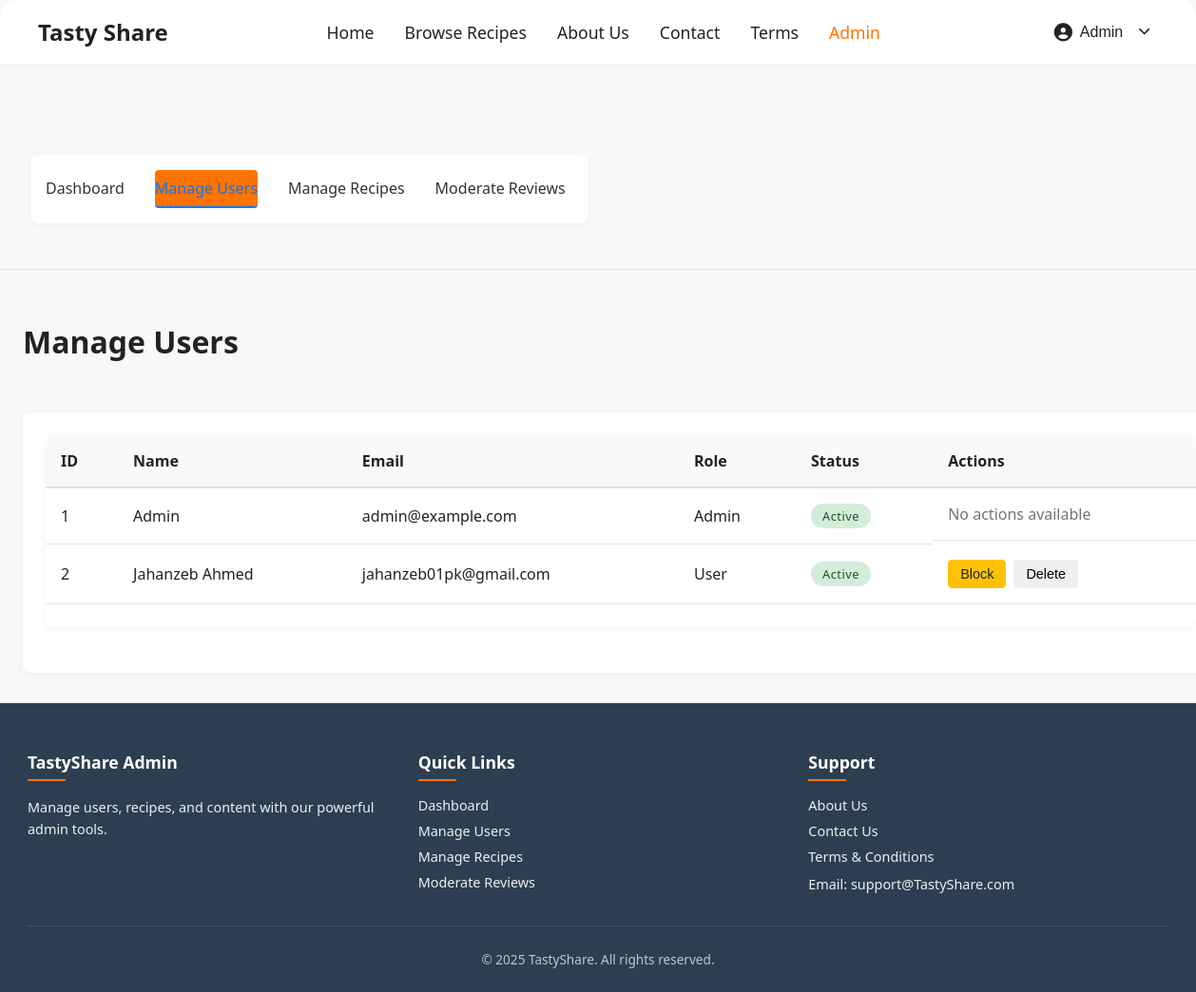
/admin/users (signed in), run on an earlier commit of the app's database.
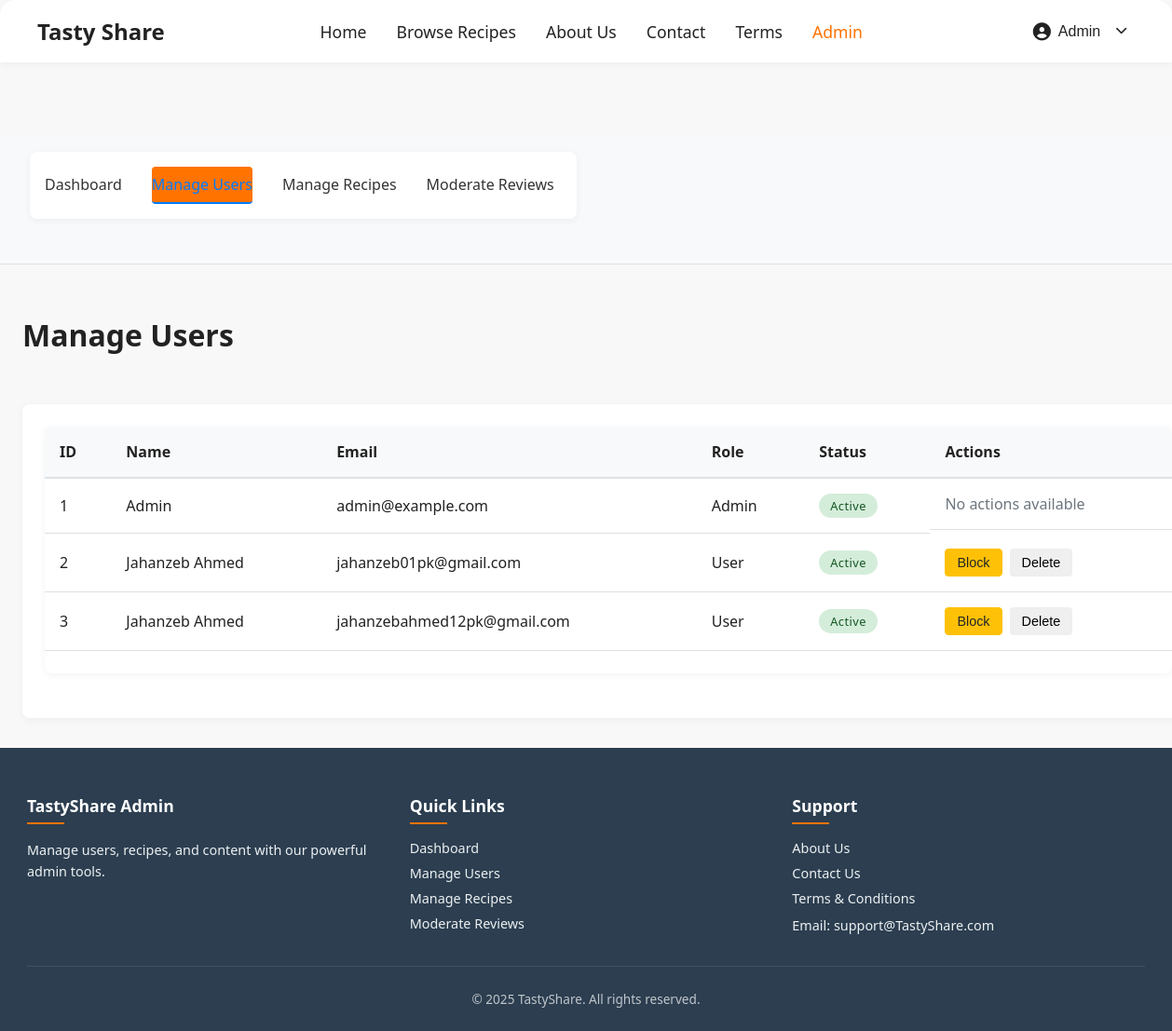
And on a later commit of the database.
### models.py (models this page shows)
class User(db.Model):
    id = db.Column(db.Integer, primary_key=True)
    email = db.Column(db.String(120), unique=True, nullable=False)
    password = db.Column(db.String(200), nullable=False)
    role = db.Column(db.String(10), default='User')
    name = db.Column(db.String(100))
    blocked = db.Column(db.Boolean, default=False)

### app.py (the view)
@app.route('/admin/users')
@admin_required
def admin_users():
    users = User.query.order_by(User.name.asc()).all()
    return render_template('admin_users.html', users=users, now=datetime.utcnow())

### app.py (called while the page is built, shortened)
@app.context_processor
def inject_user():
    from flask_jwt_extended import get_jwt_identity
    from datetime import datetime
    context = {
        'logged_in': False,
        'user_name': None,
        'csrf_token': generate_csrf,
        'now': datetime.utcnow(),
        'current_user': None
    }
    if 'user_id' in session:
        user = User.query.get(session['user_id'])
        if user:
            user.is_authenticated = True
            context.update({
                'logged_in': True,
                'user_name': user.name,
                'current_user': user
            })
    return context

### templates/admin_users.html (shortened to what this page needs)
{% extends "admin_base.html" %}
{% block admin_content %}
<div class="admin-header">
    <h1>Manage Users</h1>
</div>
<div class="admin-section">
    <div class="table-responsive">
        <table class="admin-table">
            <thead>
                <tr>
                    <th>ID</th>
                    <th>Name</th>
                    <th>Email</th>
                    <th>Role</th>
                    <th>Status</th>
                    <th>Actions</th>
                </tr>
            </thead>
            <tbody>
                {% for user in users %}
                <tr>
                    <td>{{ user.id }}</td>
                    <td>{{ user.name or 'N/A' }}</td>
                    <td>{{ user.email }}</td>
                    <td>{{ user.role }}</td>
                    <td>
                        <span class="status-badge {% if not user.blocked %}status-active{% else %}status-blocked{% endif %}">
                            {{ 'Active' if not user.blocked else 'Blocked' }}
                        </span>
                    </td>
                    <td class="actions">
                        {% if user.role != 'Admin' %}
                            {% if not user.blocked %}
                            <button onclick="blockUser('{{ user.id }}')" class="btn btn-warning">
                                Block
                            </button>
                            {% else %}
                            <button onclick="unblockUser('{{ user.id }}')" class="btn btn-success">
                                Unblock
                            </button>
                            {% endif %}
                            <button onclick="confirmDelete('{{ user.id }}')" class="btn btn-danger">
                                Delete
                            </button>
                        {% else %}
                            <span class="text-muted">No actions available</span>
                        {% endif %}
                    </td>
                </tr>
                {% else %}
                <tr>
                    <td colspan="6" style="text-align: center;">No users found</td>
                </tr>
                {% endfor %}
            </tbody>
        </table>
    </div>
</div>
{% endblock %}

### templates/admin_base.html (shortened to what this page needs)
{% extends "base.html" %}
{% block extra_css %}
<link rel="stylesheet" href="{{ url_for('static', filename='css/admin.css') }}">
{% endblock %}
{% block content %}
<header class="admin-nav-container">
    <nav class="admin-nav">
        <a href="{{ url_for('admin_dashboard') }}" {% if request.endpoint == 'admin_dashboard' %}class="active"{% endif %}>
            Dashboard
        </a>
        <a href="{{ url_for('admin_users') }}" {% if request.endpoint == 'admin_users' %}class="active"{% endif %}>
            Manage Users
        </a>
        <a href="{{ url_for('admin_recipes') }}" {% if request.endpoint == 'admin_recipes' %}class="active"{% endif %}>
            Manage Recipes
        </a>
        <a href="{{ url_for('admin_reviews') }}" {% if request.endpoint == 'admin_reviews' %}class="active"{% endif %}>
            Moderate Reviews
        </a>
    </nav>
</header>
<main class="admin-container">
    {% block admin_content %}{% endblock %}
</main>
{% endblock %}
{% block footer %}
<footer class="admin-footer">
    <div class="container">
        <div class="admin-footer-content">
            <div class="admin-footer-section">
                <h3>TastyShare Admin</h3>
                <p>Manage users, recipes, and content with our powerful admin tools.</p>
            </div>
            <div class="admin-footer-section">
                <h3>Quick Links</h3>
                <ul>
                    <li><a href="{{ url_for('admin_dashboard') }}">Dashboard</a></li>
                    <li><a href="{{ url_for('admin_users') }}">Manage Users</a></li>
                    <li><a href="{{ url_for('admin_recipes') }}">Manage Recipes</a></li>
                    <li><a href="{{ url_for('admin_reviews') }}">Moderate Reviews</a></li>
                </ul>
            </div>
            <div class="admin-footer-section">
                <h3>Support</h3>
                <ul>
                    <li><a href="{{ url_for('about') }}">About Us</a></li>
                    <li><a href="{{ url_for('contact') }}">Contact Us</a></li>
                    <li><a href="{{ url_for('terms') }}">Terms & Conditions</a></li>
                </ul>
                <p>Email: support@TastyShare.com</p>
            </div>
        </div>
        <div class="admin-footer-bottom">
            <p>&copy; 2025 TastyShare. All rights reserved.</p>
        </div>
    </div>
</footer>
{% endblock %}

### templates/base.html (shortened to what this page needs)
<!DOCTYPE html>
<html lang="en">
<head>
    <link rel="stylesheet" href="/static/style.css">
    <link rel="stylesheet" href="https://cdnjs.cloudflare.com/ajax/libs/font-awesome/6.4.0/css/all.min.css">
    {% block extra_css %}{% endblock %}
</head>
<body>
    <header class="navbar">
        <div class="logo">
            <a href="{{ url_for('home') }}" style="text-decoration: none; color: inherit;">
                <span>Tasty Share</span>
            </a>
        </div>
        <nav>
            <a href="{{ url_for('home') }}" {% if request.endpoint == 'home' %}class="active"{% endif %}>Home</a>
            <a href="{{ url_for('recipes') }}" {% if request.endpoint == 'recipes' %}class="active"{% endif %}>Browse Recipes</a>
            <a href="{{ url_for('about') }}" {% if request.endpoint == 'about' %}class="active"{% endif %}>About Us</a>
            <a href="{{ url_for('contact') }}" {% if request.endpoint == 'contact' %}class="active"{% endif %}>Contact</a>
            <a href="{{ url_for('terms') }}" {% if request.endpoint == 'terms' %}class="active"{% endif %}>Terms</a>
            {% if current_user.is_authenticated and current_user.role == 'Admin' %}
            <a href="{{ url_for('admin_dashboard') }}" {% if request.path.startswith('/admin') %}class="active"{% endif %}>Admin</a>
            {% endif %}
        </nav>
        {% if current_user.is_authenticated %}
        <div class="user-menu">
            <button class="user-menu-btn" onclick="toggleDropdown()">
                <i class="fas fa-user-circle"></i>
                <a href="{{ url_for('profile') }}" style="color: inherit; text-decoration: none;">
                    <span>{{ current_user.name or 'My Account' }}</span>
                </a>
                <i class="fas fa-chevron-down" style="font-size: 0.8rem; margin-left: 0.5rem;"></i>
            </button>
        </div>
        {% else %}
        <a href="{{ url_for('login') }}" class="login-btn">
            <i class="fas fa-sign-in-alt"></i> Login
        </a>
        {% endif %}
    </header>
    <main class="container">
        {% block content %}{% endblock %}
    </main>
    {% block footer %}{% endblock %}
</body>
</html>

### static/style.css (style rules this page uses)
body { font-family: 'Segoe UI', Arial, sans-serif; margin: 0; padding: 0; background: #f8f8f8; color: #222; }
.navbar { display: flex; align-items: center; justify-content: space-between; background: #fff; padding: 1rem 2rem; box-shadow: 0 2px 8px rgba(0, 0, 0, 0.05); border-radius: 16px 16px 0 0; }
.logo { display: flex; align-items: center; font-size: 1.5rem; font-weight: bold; color: #222; gap: 0.5rem; }
.navbar nav { display: flex; gap: 2rem; }
.navbar nav a { text-decoration: none; color: #222; font-weight: 500; font-size: 1.1rem; transition: color 0.2s; }
.navbar nav a.active, .navbar nav a:hover { color: #ff7300; }
.user-menu { position: relative; display: inline-block; }
.user-menu-btn { display: flex; align-items: center; gap: 0.5rem; background: none; border: none; color: #222; font-size: 1rem; font-weight: 500; cursor: pointer; padding: 0.5rem 1rem; border-radius: 6px; transition: background-color 0.2s; }
.user-menu-btn i { font-size: 1.2rem; }
.btn { display: inline-flex; align-items: center; gap: 0.5rem; padding: 0.9rem 2rem; border-radius: 10px; font-size: 1.1rem; font-weight: 500; text-decoration: none; border: 2px solid transparent; transition: background 0.2s, color 0.2s, border 0.2s; cursor: pointer; }
.status-badge { display: inline-block; padding: 0.25rem 0.75rem; border-radius: 50px; font-size: 0.8rem; font-weight: 500; text-transform: capitalize; }
body { display: flex; flex-direction: column; min-height: 100vh; }
.container { flex: 1; }

### templates/admin_base.html (style rules this page uses)
.admin-nav-container { display: flex; justify-content: space-between; align-items: center; padding: 1rem 2rem; background-color: #f8f9fa; border-bottom: 1px solid #dee2e6; }
.admin-nav { display: flex; gap: 1.5rem; }
.admin-nav a { color: #333; text-decoration: none; font-weight: 500; padding: 0.5rem 0; border-bottom: 2px solid transparent; transition: all 0.2s; }
.admin-nav a:hover, .admin-nav a.active { color: #007bff; border-bottom-color: #007bff; }

What changed in the data, as far as the page shows it:
added User: id "3", name "Jahanzeb Ahmed", email "jahanzebahmed12pk@gmail.com", role "User", blocked "Active"
